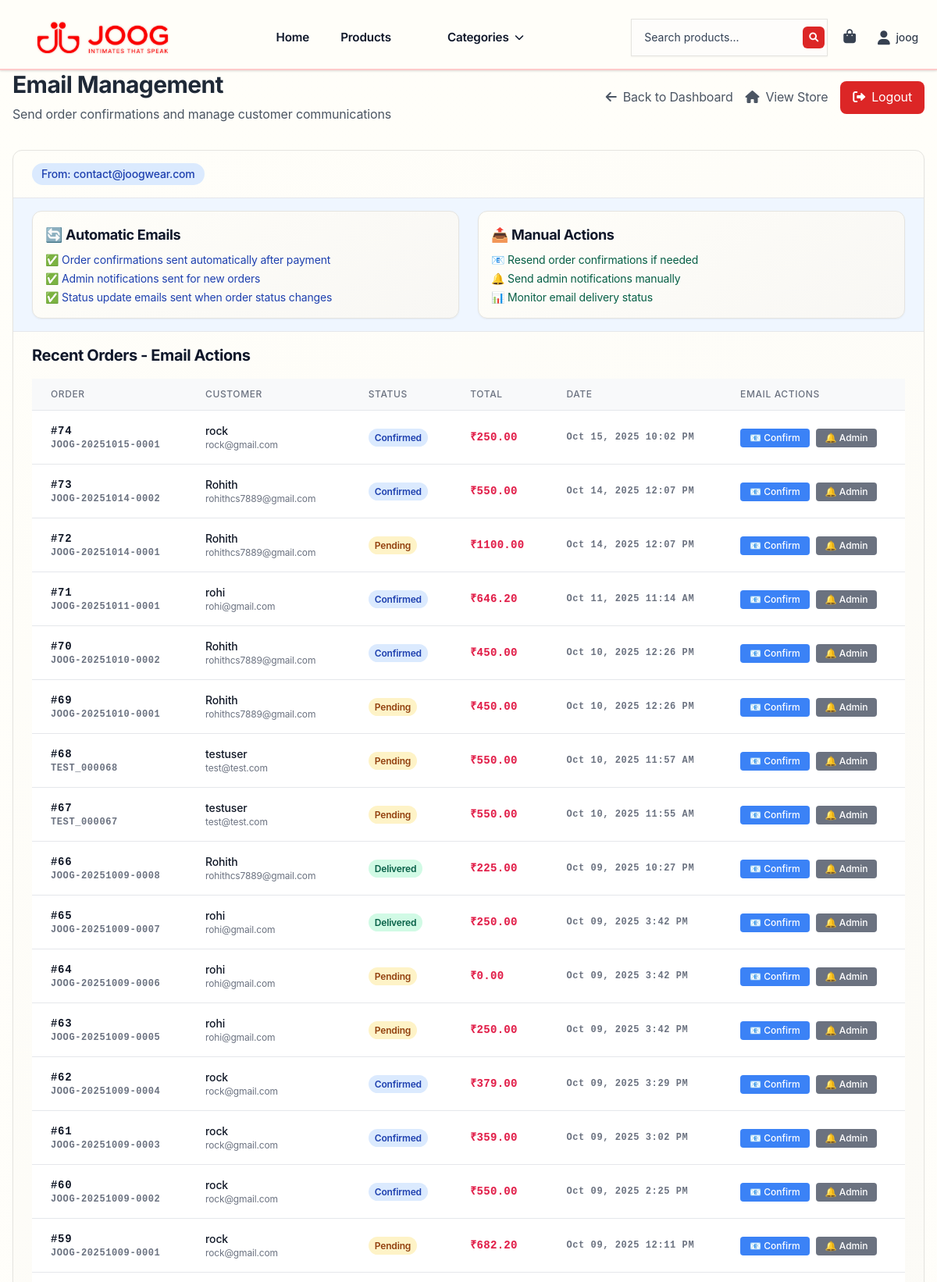
Page /manage/emails/ (signed in, upper part) on the committed database.
### accounts/models.py (models this page shows, shortened)
class CustomUser(AbstractUser):
    phone_number = models.CharField(max_length=20, blank=True)
    address = models.TextField(blank=True)
    city = models.CharField(max_length=100, blank=True)
    state = models.CharField(max_length=100, blank=True)
    postal_code = models.CharField(max_length=20, blank=True)
    country = models.CharField(max_length=100, blank=True)
    date_of_birth = models.DateField(null=True, blank=True)

### orders/models.py (models this page shows, shortened)
class Order(models.Model):
    STATUS_CHOICES = [
        ('pending', 'Pending'),
        ('confirmed', 'Confirmed'),
        ('shipped', 'Shipped'),
        ('delivered', 'Delivered'),
        ('cancelled', 'Cancelled'),
    ]
    user = models.ForeignKey(User, on_delete=models.CASCADE, related_name='orders')
    order_number = models.CharField(max_length=25, unique=True)
    status = models.CharField(max_length=20, choices=STATUS_CHOICES, default='pending')
    total_amount = models.DecimalField(max_digits=10, decimal_places=2)
    discount_amount = models.DecimalField(max_digits=10, decimal_places=2, default=0)
    final_amount = models.DecimalField(max_digits=10, decimal_places=2)
    coupon = models.ForeignKey(Coupon, on_delete=models.SET_NULL, null=True, blank=True)
    selected_address = models.ForeignKey('accounts.Address', on_delete=models.SET_NULL, null=True, blank=True, related_name='orders')
    shipping_address = models.TextField()
    shipping_city = models.CharField(max_length=100)
    shipping_state = models.CharField(max_length=100, default='')
    shipping_postal_code = models.CharField(max_length=20)
    shipping_country = models.CharField(max_length=100)
    payment_method = models.CharField(max_length=50, default='phonepe')
    payment_status = models.CharField(max_length=20, default='pending')
    phonepe_merchant_txn_id = models.CharField(max_length=64, blank=True)
    phonepe_txn_id = models.CharField(max_length=128, blank=True)
    phonepe_meta = models.JSONField(null=True, blank=True)
    created_at = models.DateTimeField(auto_now_add=True)
    updated_at = models.DateTimeField(auto_now=True)
    confirmation_email_sent = models.BooleanField(default=False, help_text="Order confirmation email sent")
    confirmation_email_sent_at = models.DateTimeField(null=True, blank=True, help_text="When confirmation email was sent")
    confirmation_email_error = models.TextField(blank=True, help_text="Error message if confirmation email failed")
    invoice_email_sent = models.BooleanField(default=False, help_text="Invoice email sent")
    invoice_email_sent_at = models.DateTimeField(null=True, blank=True, help_text="When invoice email was sent")
    invoice_email_error = models.TextField(blank=True, help_text="Error message if invoice email failed")
    class Meta:
        ordering = ['-created_at']

### products/views.py (the view, shortened to what this page needs)
# urls.py: path('manage/emails/', views.admin_email_management_view, name='admin_email_management'),
@staff_member_required
def admin_email_management_view(request):
    orders = Order.objects.select_related('user').order_by('-created_at')[:50]  # Recent orders
    context = {
        'orders': orders,
        'page_title': 'Email Management',
    }
    return render(request, 'products/admin_email_management.html', context)

### templates/products/admin_email_management.html (shortened to what this page needs)
{% extends 'base.html' %}
{% load static %}
{% block content %}
<div class="container mx-auto px-4 py-12">
    <div class="mb-8">
        <div class="flex justify-between items-center">
            <div>
                <h1 class="text-3xl font-bold text-gray-800 mb-2">Email Management</h1>
                <p class="text-gray-600">Send order confirmations and manage customer communications</p>
            </div>
            <div class="flex items-center space-x-4">
                <a href="{% url 'products:admin_dashboard' %}" class="text-gray-600 hover:text-red-600 transition-colors">
                    <i class="fas fa-arrow-left mr-2"></i>Back to Dashboard
                </a>
                <a href="{% url 'products:home' %}" class="text-gray-600 hover:text-red-600 transition-colors">
                    <i class="fas fa-home mr-2"></i>View Store
                </a>
                <a href="{% url 'accounts:logout' %}" class="bg-red-600 text-white px-4 py-2 rounded-lg hover:bg-red-700 transition-colors">
                    <i class="fas fa-sign-out-alt mr-2"></i>Logout
                </a>
            </div>
        </div>
    </div>
<div class="bg-white rounded-lg shadow-md">
    <div class="border-b border-gray-200 px-6 py-4">
        <div class="flex items-center justify-between">
            <div class="bg-blue-100 text-blue-800 px-3 py-1 rounded-full text-sm font-medium">
                From: contact@joogwear.com
            </div>
        </div>
    </div>
    <div class="px-6 py-4 bg-blue-50 border-b border-gray-200">
        <div class="grid grid-cols-1 md:grid-cols-2 gap-6">
            <div class="bg-white p-4 rounded-lg border border-blue-200">
                <h3 class="text-lg font-semibold text-blue-900 mb-2">🔄 Automatic Emails</h3>
                <ul class="text-sm text-blue-800 space-y-1">
                    <li>✅ Order confirmations sent automatically after payment</li>
                    <li>✅ Admin notifications sent for new orders</li>
                    <li>✅ Status update emails sent when order status changes</li>
                </ul>
            </div>
            <div class="bg-white p-4 rounded-lg border border-green-200">
                <h3 class="text-lg font-semibold text-green-900 mb-2">📤 Manual Actions</h3>
                <ul class="text-sm text-green-800 space-y-1">
                    <li>📧 Resend order confirmations if needed</li>
                    <li>🔔 Send admin notifications manually</li>
                    <li>📊 Monitor email delivery status</li>
                </ul>
            </div>
        </div>
    </div>
    <div class="px-6 py-4">
        <h2 class="text-xl font-semibold text-gray-900 mb-4">Recent Orders - Email Actions</h2>
        {% if orders %}
            <div class="overflow-x-auto">
                <table class="min-w-full divide-y divide-gray-200">
                    <thead class="bg-gray-50">
                        <tr>
                            <th class="px-6 py-3 text-left text-xs font-medium text-gray-500 uppercase tracking-wider">Order</th>
                            <th class="px-6 py-3 text-left text-xs font-medium text-gray-500 uppercase tracking-wider">Customer</th>
                            <th class="px-6 py-3 text-left text-xs font-medium text-gray-500 uppercase tracking-wider">Status</th>
                            <th class="px-6 py-3 text-left text-xs font-medium text-gray-500 uppercase tracking-wider">Total</th>
                            <th class="px-6 py-3 text-left text-xs font-medium text-gray-500 uppercase tracking-wider">Date</th>
                            <th class="px-6 py-3 text-left text-xs font-medium text-gray-500 uppercase tracking-wider">Email Actions</th>
                        </tr>
                    </thead>
                    <tbody class="bg-white divide-y divide-gray-200">
                        {% for order in orders %}
                        <tr class="hover:bg-gray-50">
                            <td class="px-6 py-4 whitespace-nowrap">
                                <div class="flex flex-col">
                                    <span class="text-sm font-medium text-gray-900 numeric-font">#{{ order.id }}</span>
                                    <span class="text-xs text-gray-500 numeric-font">{{ order.order_number }}</span>
                                </div>
                            </td>
                            <td class="px-6 py-4 whitespace-nowrap">
                                <div class="flex flex-col">
                                    <span class="text-sm font-medium text-gray-900">{{ order.user.first_name|default:order.user.username }}</span>
                                    <span class="text-xs text-gray-500">{{ order.user.email }}</span>
                                </div>
                            </td>
                            <td class="px-6 py-4 whitespace-nowrap">
                                <span class="px-2 py-1 text-xs font-semibold rounded-full
                                    {% if order.status == 'pending' %}bg-yellow-100 text-yellow-800
                                    {% elif order.status == 'confirmed' %}bg-blue-100 text-blue-800
                                    {% elif order.status == 'shipped' %}bg-indigo-100 text-indigo-800
                                    {% elif order.status == 'delivered' %}bg-green-100 text-green-800
                                    {% elif order.status == 'cancelled' %}bg-red-100 text-red-800
                                    {% endif %}">
                                    {{ order.get_status_display }}
                                </span>
                            </td>
                            <td class="px-6 py-4 whitespace-nowrap text-sm font-medium text-gray-900 price">
                                ₹{{ order.final_amount|default:order.total_amount }}
                            </td>
                            <td class="px-6 py-4 whitespace-nowrap text-xs text-gray-500 numeric-font">
                                {{ order.created_at|date:"M d, Y g:i A" }}
                            </td>
                            <td class="px-6 py-4 whitespace-nowrap">
                                <div class="flex space-x-2">
                                    <form method="post" class="inline">
                                        <button type="submit"
                                                class="bg-blue-500 hover:bg-blue-600 text-white px-3 py-1 rounded text-xs font-medium transition-colors"
                                                onclick="return confirm('Send order confirmation email to {{ order.user.email }}?')"
                                                title="Send Order Confirmation">
                                            📧 Confirm
                                        </button>
                                    </form>
                                    <form method="post" class="inline">
                                        <button type="submit"
                                                class="bg-gray-500 hover:bg-gray-600 text-white px-3 py-1 rounded text-xs font-medium transition-colors"
                                                onclick="return confirm('Send admin notification for this order?')"
                                                title="Send Admin Notification">
                                            🔔 Admin
                                        </button>
                                    </form>
                                </div>
                            </td>
                        </tr>
                        {% endfor %}
                    </tbody>
                </table>
            </div>
        {% else %}
            <div class="text-center py-12">
                <div class="text-gray-400 text-4xl mb-4">📧</div>
                <h3 class="text-lg font-medium text-gray-900">No orders found</h3>
                <p class="text-gray-500">No recent orders available for email management.</p>
            </div>
        {% endif %}
    </div>
</div>
</div>
{% endblock %}

### templates/base.html (shortened to what this page needs)
<!DOCTYPE html>
<html lang="en">
<head>
    <link href="https://cdn.jsdelivr.net/npm/tailwindcss@2.2.19/dist/tailwind.min.css" rel="stylesheet">
    <link href="https://cdnjs.cloudflare.com/ajax/libs/font-awesome/6.0.0/css/all.min.css" rel="stylesheet">
    {% load static %}
    <link href="{% static 'css/styles.css' %}?v=3" rel="stylesheet">
    <link href="{% static 'css/theme.css' %}?v=3" rel="stylesheet">
</head>
<body class="page-main{% if banner_slides %} banner-present banner-page{% endif %}">
    <nav class="nav-header" style="position: relative; z-index: 50; background: rgba(255, 254, 249, 0.98); backdrop-filter: blur(24px); border-bottom: 2px solid var(--red-200);">
        <div class="content-container">
            <div class="flex justify-between items-center py-4">
                    <a href="{% url 'products:home' %}" class="flex items-center group" aria-label="JOOG Home" style="margin-left: 2rem;">
<img src="{% static 'img/joog-logo.png' %}?v=4" alt="JOOG" class="nav-logo h-10 w-auto transition-transform duration-300 group-hover:scale-105" style="position: relative; z-index: 10; filter: brightness(0) saturate(100%) invert(18%) sepia(93%) saturate(7093%) hue-rotate(356deg) brightness(91%) contrast(118%) drop-shadow(0 0 1px rgba(220, 38, 38, 0.5));"/>
                </a>
                <div class="hidden md:flex items-center space-x-8">
                    <a href="{% url 'products:home' %}" class="nav-link px-4 py-2" style="font-weight: 600; color: var(--text-primary); transition: all 0.3s ease;">Home</a>
                    <a href="{% url 'products:product_list' %}" class="nav-link px-4 py-2" style="font-weight: 600; color: var(--text-primary); transition: all 0.3s ease;">Products</a>
                    <div class="relative group dropdown">
                        <button class="nav-link flex items-center px-4 py-2" id="categories-btn" style="font-weight: 600; color: var(--text-primary); transition: all 0.3s ease;">
                            Categories <i class="fas fa-chevron-down ml-2 text-xs transition-transform duration-200 group-hover:rotate-180"></i>
                        </button>
                    </div>
                </div>
                <div class="flex items-center space-x-3">
                    <form method="GET" action="{% url 'products:product_list' %}" class="hidden lg:block">
                        <div class="nav-search-form">
                            <input type="text" name="q" placeholder="Search products..."
                                   class="nav-search-input">
                            <button type="submit" class="nav-search-button" aria-label="Search">
                                <i class="fas fa-search text-xs"></i>
                            </button>
                        </div>
                    </form>
                    {% if user.is_authenticated %}
                    <a href="{% url 'orders:cart' %}" class="relative p-2 text-gray-700 hover:text-red-600 transition-colors">
                        <i class="fas fa-shopping-bag text-lg"></i>
                    </a>
                    {% endif %}
                    {% if user.is_authenticated %}
                    <div class="flex items-center space-x-3">
                        <div class="relative group">
                            <a href="{% url 'accounts:dashboard' %}" class="flex items-center space-x-2 p-2 text-gray-700 hover:text-red-600 transition-colors rounded-md" title="My Account">
                                <i class="fas fa-user text-lg"></i>
                                <span class="hidden lg:inline text-sm font-medium">{{ user.username }}</span>
                            </a>
                        </div>
                    {% endif %}
                </div>
            </div>
        </div>
    </nav>
    <main>
        {% block content %}
        {% endblock %}
    </main>
</body>
</html>

### rows in the picture
CustomUser: username "joog"
Order: id "74", order_number "JOOG-20251015-0001", user.first_name "rock", user.email "rock@gmail.com", status "Confirmed", final_amount "250.00", created_at "Oct 15, 2025 10:02 PM"
Order: id "73", order_number "JOOG-20251014-0002", user.first_name "Rohith", user.email "rohithcs7889@gmail.com", status "Confirmed", final_amount "550.00", created_at "Oct 14, 2025 12:07 PM"
Order: id "72", order_number "JOOG-20251014-0001", user.first_name "Rohith", user.email "rohithcs7889@gmail.com", status "Pending", final_amount "1100.00", created_at "Oct 14, 2025 12:07 PM"
Order: id "71", order_number "JOOG-20251011-0001", user.first_name "rohi", user.email "rohi@gmail.com", status "Confirmed", final_amount "646.20", created_at "Oct 11, 2025 11:14 AM"
Order: id "70", order_number "JOOG-20251010-0002", user.first_name "Rohith", user.email "rohithcs7889@gmail.com", status "Confirmed", final_amount "450.00", created_at "Oct 10, 2025 12:26 PM"
Order: id "69", order_number "JOOG-20251010-0001", user.first_name "Rohith", user.email "rohithcs7889@gmail.com", status "Pending", final_amount "450.00", created_at "Oct 10, 2025 12:26 PM"
Order: id "68", order_number "TEST_000068", user.first_name "testuser", user.email "test@test.com", status "Pending", final_amount "550.00", created_at "Oct 10, 2025 11:57 AM"
Order: id "67", order_number "TEST_000067", user.first_name "testuser", user.email "test@test.com", status "Pending", final_amount "550.00", created_at "Oct 10, 2025 11:55 AM"
Order: id "66", order_number "JOOG-20251009-0008", user.first_name "Rohith", user.email "rohithcs7889@gmail.com", status "Delivered", final_amount "225.00", created_at "Oct 09, 2025 10:27 PM"
Order: id "65", order_number "JOOG-20251009-0007", user.first_name "rohi", user.email "rohi@gmail.com", status "Delivered", final_amount "250.00", created_at "Oct 09, 2025 3:42 PM"
Order: id "64", order_number "JOOG-20251009-0006", user.first_name "rohi", user.email "rohi@gmail.com", status "Pending", final_amount "0.00", created_at "Oct 09, 2025 3:42 PM"
Order: id "63", order_number "JOOG-20251009-0005", user.first_name "rohi", user.email "rohi@gmail.com", status "Pending", final_amount "250.00", created_at "Oct 09, 2025 3:42 PM"
Order: id "62", order_number "JOOG-20251009-0004", user.first_name "rock", user.email "rock@gmail.com", status "Confirmed", final_amount "379.00", created_at "Oct 09, 2025 3:29 PM"
Order: id "61", order_number "JOOG-20251009-0003", user.first_name "rock", user.email "rock@gmail.com", status "Confirmed", final_amount "359.00", created_at "Oct 09, 2025 3:02 PM"
Order: id "60", order_number "JOOG-20251009-0002", user.first_name "rock", user.email "rock@gmail.com", status "Confirmed", final_amount "550.00", created_at "Oct 09, 2025 2:25 PM"
Order: id "59", order_number "JOOG-20251009-0001", user.first_name "rock", user.email "rock@gmail.com", status "Pending", final_amount "682.20", created_at "Oct 09, 2025 12:11 PM"
